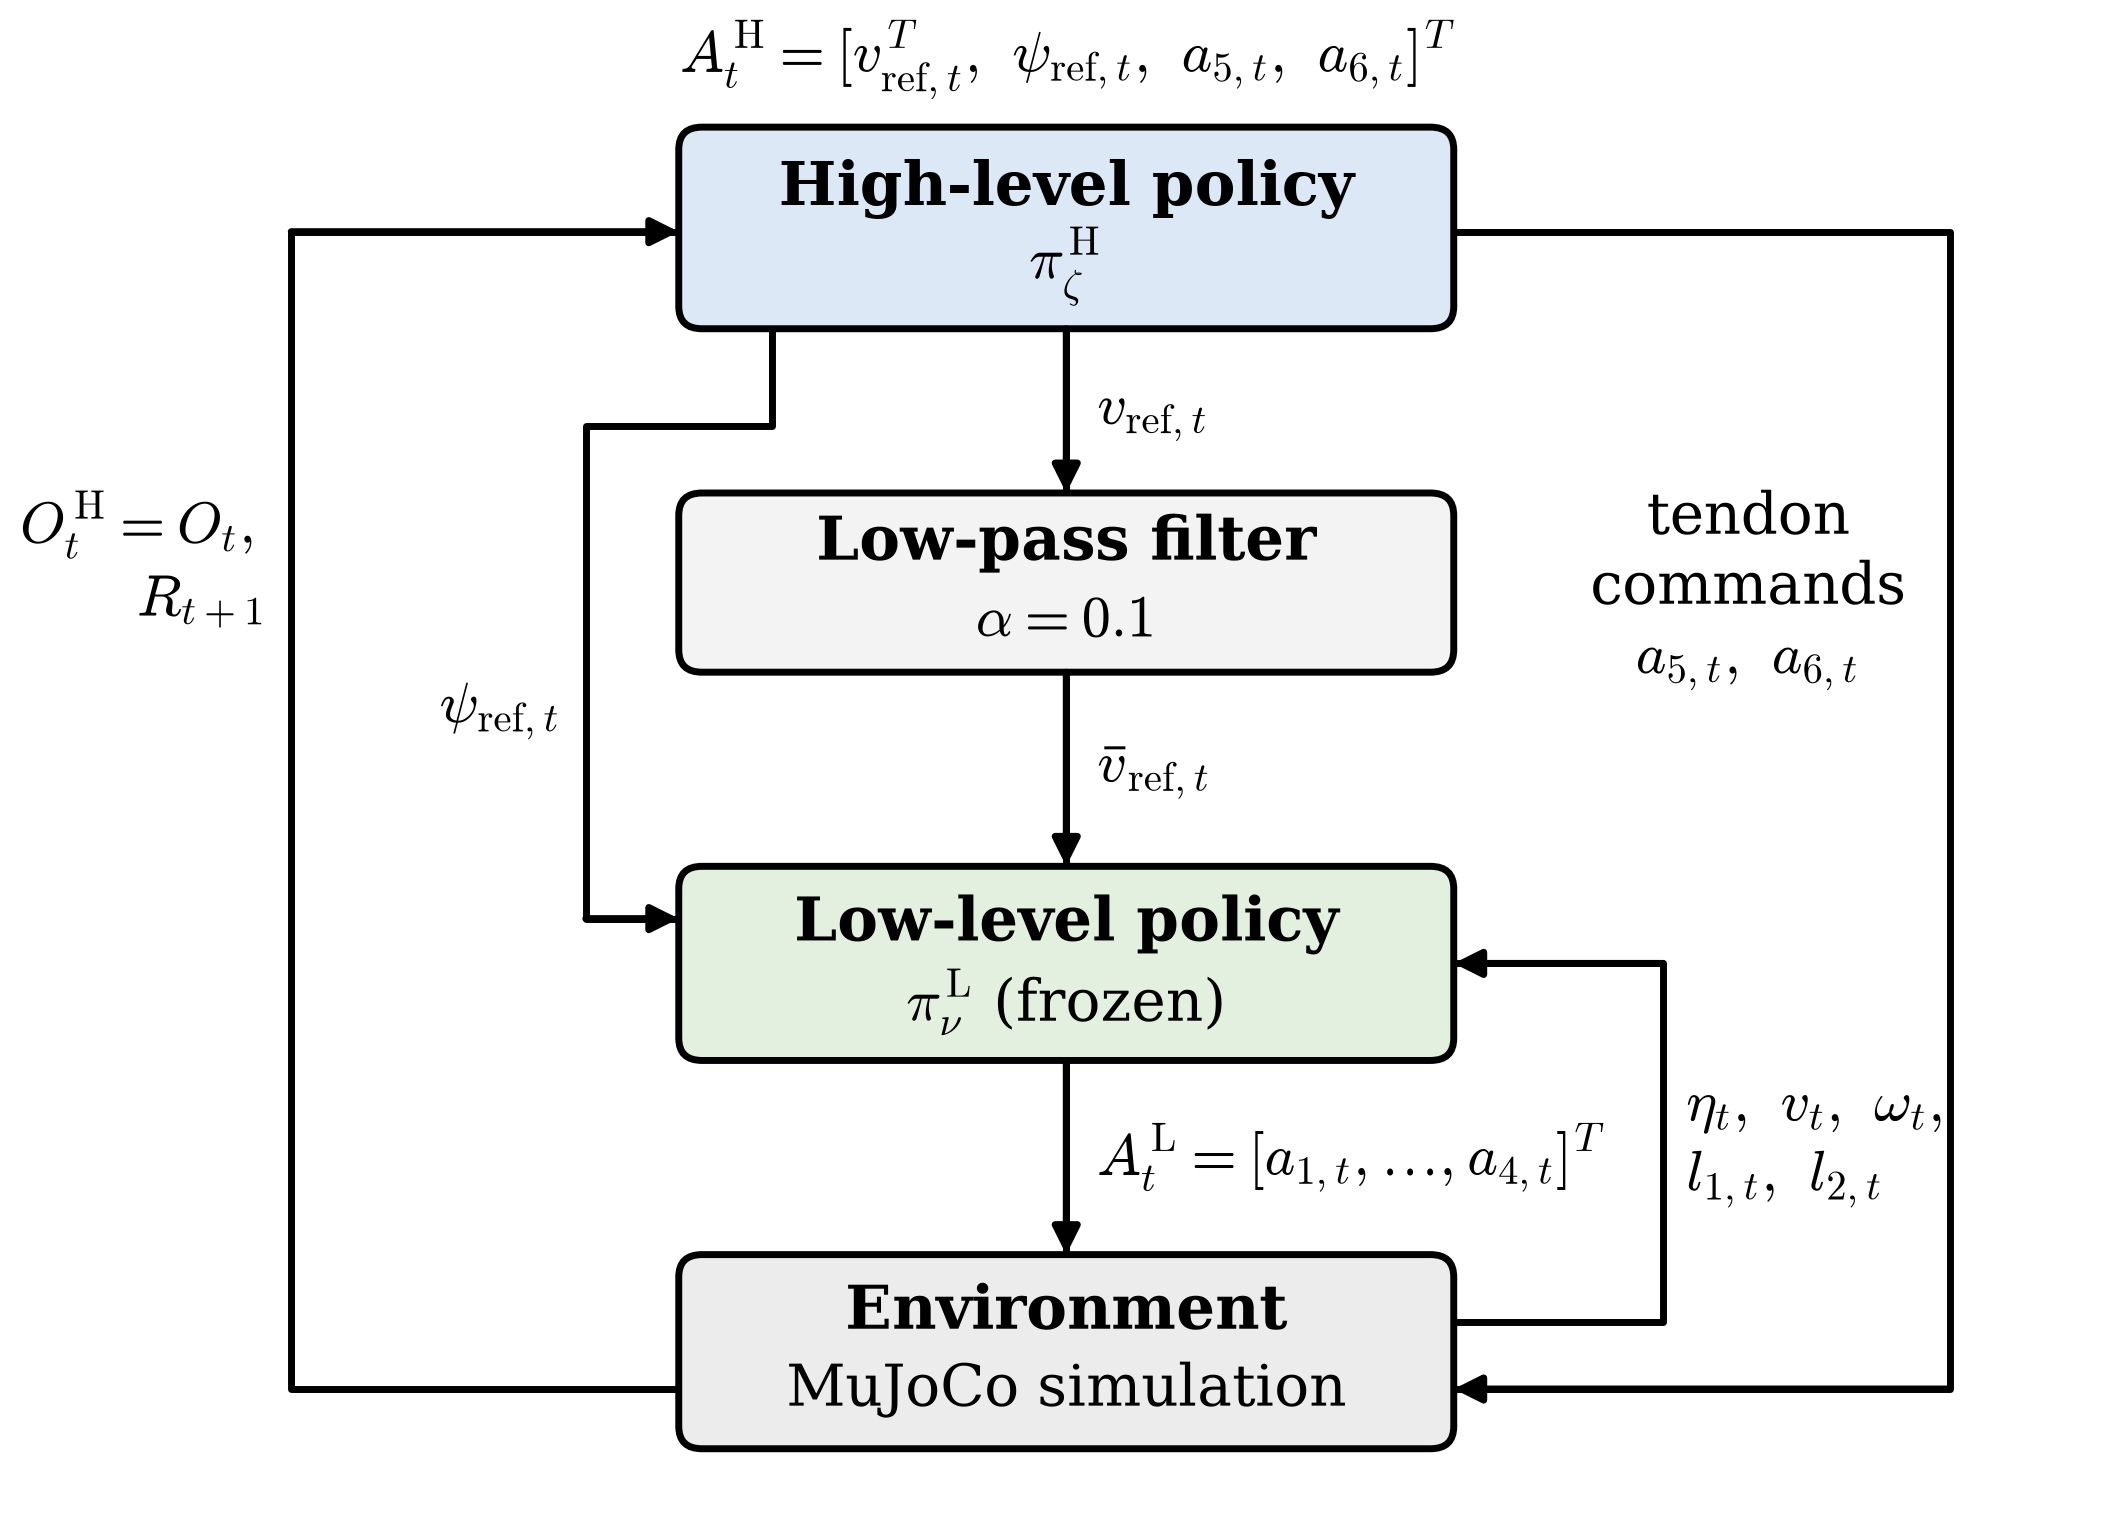

The script that saved this image:
"""Block diagram of the hierarchical agent, with the low-pass filter between
the two levels (same style as safety_filter_structure.py).

Usage: python hrl_structure.py hrl_structure.png
"""
import sys

import matplotlib

matplotlib.use("Agg")
import matplotlib.pyplot as plt
from matplotlib.patches import FancyBboxPatch

plt.rcParams.update({"font.family": "DejaVu Serif", "mathtext.fontset": "cm"})
FS = 21
LW = 2.5

fig, ax = plt.subplots(figsize=(13.2, 9.6))
ax.set_xlim(0, 13.2)
ax.set_ylim(0.0, 9.9)
ax.axis("off")


def box(x0, y0, x1, y1, color, title, lines, step=0.52):
    ax.add_patch(FancyBboxPatch((x0, y0), x1 - x0, y1 - y0, boxstyle="round,pad=0,rounding_size=0.15",
                                fc=color, ec="black", lw=LW))
    xc, yc = (x0 + x1) / 2, (y0 + y1) / 2
    top = yc + step * len(lines) / 2
    ax.text(xc, top, title, ha="center", va="center", fontsize=FS + 1, weight="bold")
    for i, line in enumerate(lines):
        ax.text(xc, top - step * (i + 1), line, ha="center", va="center", fontsize=FS)


def arrow(points, label=None, lpos=None, ha="left", va="center"):
    xs, ys = zip(*points)
    ax.plot(xs, ys, color="black", lw=LW, solid_capstyle="butt")
    ax.annotate("", xy=points[-1], xytext=points[-2],
                arrowprops=dict(arrowstyle="-|>,head_length=0.8,head_width=0.4", color="black",
                                lw=LW, shrinkA=0, shrinkB=0))
    if label:
        ax.text(*lpos, label, ha=ha, va=va, fontsize=FS)


XC = 6.6                                        # centre column
HL = (4.1, 7.85, 9.1, 9.2)
LP = (4.1, 5.55, 9.1, 6.75)
LL = (4.1, 2.95, 9.1, 4.25)
ENV = (4.1, 0.35, 9.1, 1.65)

box(*HL, "#dce8f5", "High-level policy", [r"$\pi^{\mathrm{H}}_{\zeta}$"])
box(*LP, "#f3f3f3", "Low-pass filter", [r"$\alpha = 0.1$"])
box(*LL, "#e3efdf", "Low-level policy", [r"$\pi^{\mathrm{L}}_{\nu}$ (frozen)"])
box(*ENV, "#ececec", "Environment", ["MuJoCo simulation"])

# action of the high-level policy
ax.text(XC, HL[3] + 0.45, r"$A_t^{\mathrm{H}} = [v_{\mathrm{ref},t}^T,\ \psi_{\mathrm{ref},t},\ a_{5,t},\ a_{6,t}]^T$",
        ha="center", va="center", fontsize=FS)
# main path (top to bottom)
arrow([(XC, HL[1]), (XC, LP[3])], r"$v_{\mathrm{ref},t}$", (XC + 0.2, (HL[1] + LP[3]) / 2))
arrow([(XC, LP[1]), (XC, LL[3])], r"$\bar{v}_{\mathrm{ref},t}$", (XC + 0.2, (LP[1] + LL[3]) / 2))
arrow([(XC, LL[1]), (XC, ENV[3])], r"$A^{\mathrm{L}}_t = [a_{1,t}, \ldots, a_{4,t}]^T$", (XC + 0.2, (LL[1] + ENV[3]) / 2))
# the yaw reference bypasses the filter
arrow([(HL[0] + 0.6, HL[1]), (HL[0] + 0.6, 7.2), (3.5, 7.2), (3.5, 3.9), (LL[0], 3.9)])
ax.text(3.35, 5.3, r"$\psi_{\mathrm{ref},t}$", ha="right", va="center", fontsize=FS)
# low-level observation
arrow([(ENV[2], 1.2), (10.45, 1.2), (10.45, 3.6), (LL[2], 3.6)],
      r"$\eta_t,\ v_t,\ \omega_t,$" "\n" r"$l_{1,t},\ l_{2,t}$", (10.6, 2.4))
# observation and reward of the high-level policy
arrow([(ENV[0], 0.75), (1.6, 0.75), (1.6, 8.5), (HL[0], 8.5)],
      r"$O_t^{\mathrm{H}} = O_t,$" "\n" r"$R_{t+1}$", (1.45, 6.3), ha="right")
# tendon commands
arrow([(HL[2], 8.5), (12.3, 8.5), (12.3, 0.75), (ENV[2], 0.75)])
ax.text(11.0, 6.1, "tendon\ncommands\n" r"$a_{5,t},\ a_{6,t}$", ha="center", va="center", fontsize=FS)

fig.savefig(sys.argv[1], dpi=200, bbox_inches="tight", pad_inches=0.1)
